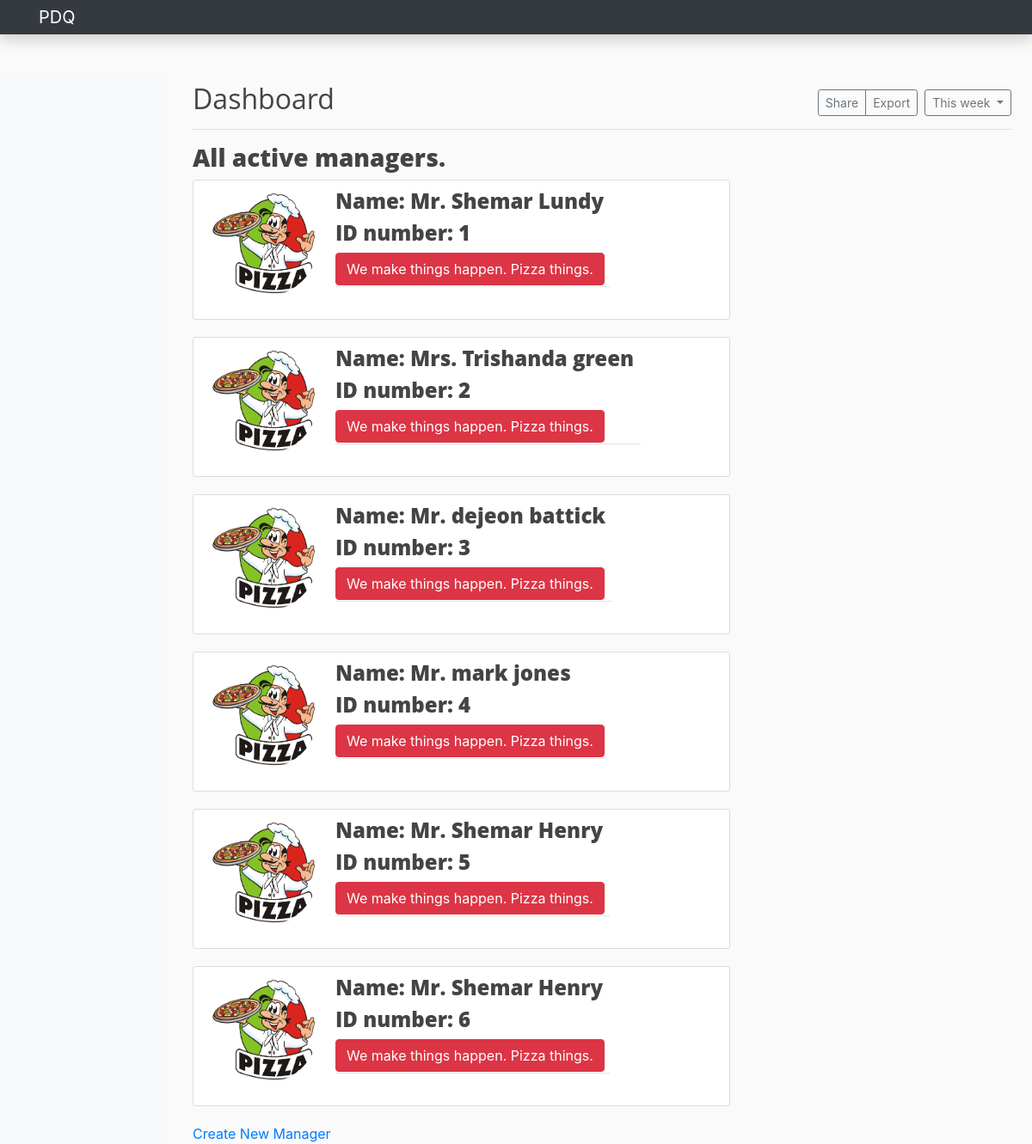
The app's page /managerpage with its own data.
### PDQ/models.py (models this page shows, shortened)
class User(db.Model, UserMixin):
	id = db.Column(db.Integer, primary_key=True)
	title = db.Column(db.String(20), nullable=False)
	first_name = db.Column(db.String(20), nullable=False)
	last_name = db.Column(db.String(20), nullable=False)
	user_role = db.Column(db.String(120), unique=False, nullable=False)
	email = db.Column(db.String(120), unique=True, nullable=False)
	image_file = db.Column(db.String(20), nullable=False, default='restaurant.png')
	password = db.Column(db.String(60), nullable=False)
	store = db.relationship('Store', backref='manager', lazy=True)

### PDQ/routes.py (the view)
@app.route("/managerpage")
def managerPage():
	managers=User.query.all()
	image_file = url_for('static',filename='manager.jpg')
	return render_template('managerpage.html', managers=managers, image_file=image_file)

### PDQ/templates/managerpage.html
{%extends "layout.html"%}
{%block content%}
	<h3>All active managers.</h3>
	{%for manager in managers%}
		<article class="media content-section">
			<div class= "media">
				<img class = "rounded-circle account-img" src="{{ image_file }}">
		  <div class="media-body">
			<div class="article-metadata">
			  <h4><a class="mr-2" >Name: {{manager.title}} {{manager.first_name}} {{manager.last_name}}</a></h4>
			  <h4><a class="mr-2" >ID number: {{manager.id}}</a></h4>
			  <form>
					<input class="btn btn-danger" type="submit" value="We make things happen. Pizza things.">
				</form>
			</div>
		</article>
	{%endfor%}
	<div>
		<a href="{{url_for('registerManager')}}" class="button">Create New Manager</a>
	</div>
{%endblock content%}

### PDQ/static/main.css (style rules this page uses)
body { background: #fafafa; color: #333333; margin-top: 5rem; }
h1, h2, h3, h4, h5, h6 { color: #444444; font-weight: 800; font-family: 'Open Sans', 'Helvetica Neue', Helvetica, Arial, sans-serif; }
.content-section { background: #ffffff; padding: 10px 20px; border: 1px solid #dddddd; border-radius: 3px; margin-bottom: 20px; }
.article-metadata { padding-bottom: 1px; margin-bottom: 4px; border-bottom: 1px solid #e3e3e3 }
.account-img { height: 125px; width: 125px; margin-right: 20px; margin-bottom: 16px; }

### records on screen
User: title "Mr.", first_name "Shemar", last_name "Lundy", id "1"
User: title "Mrs.", first_name "Trishanda", last_name "green", id "2"
User: title "Mr.", first_name "dejeon", last_name "battick", id "3"
User: title "Mr.", first_name "mark", last_name "jones", id "4"
User: title "Mr.", first_name "Shemar", last_name "Henry", id "5"
User: title "Mr.", first_name "Shemar", last_name "Henry", id "6"
